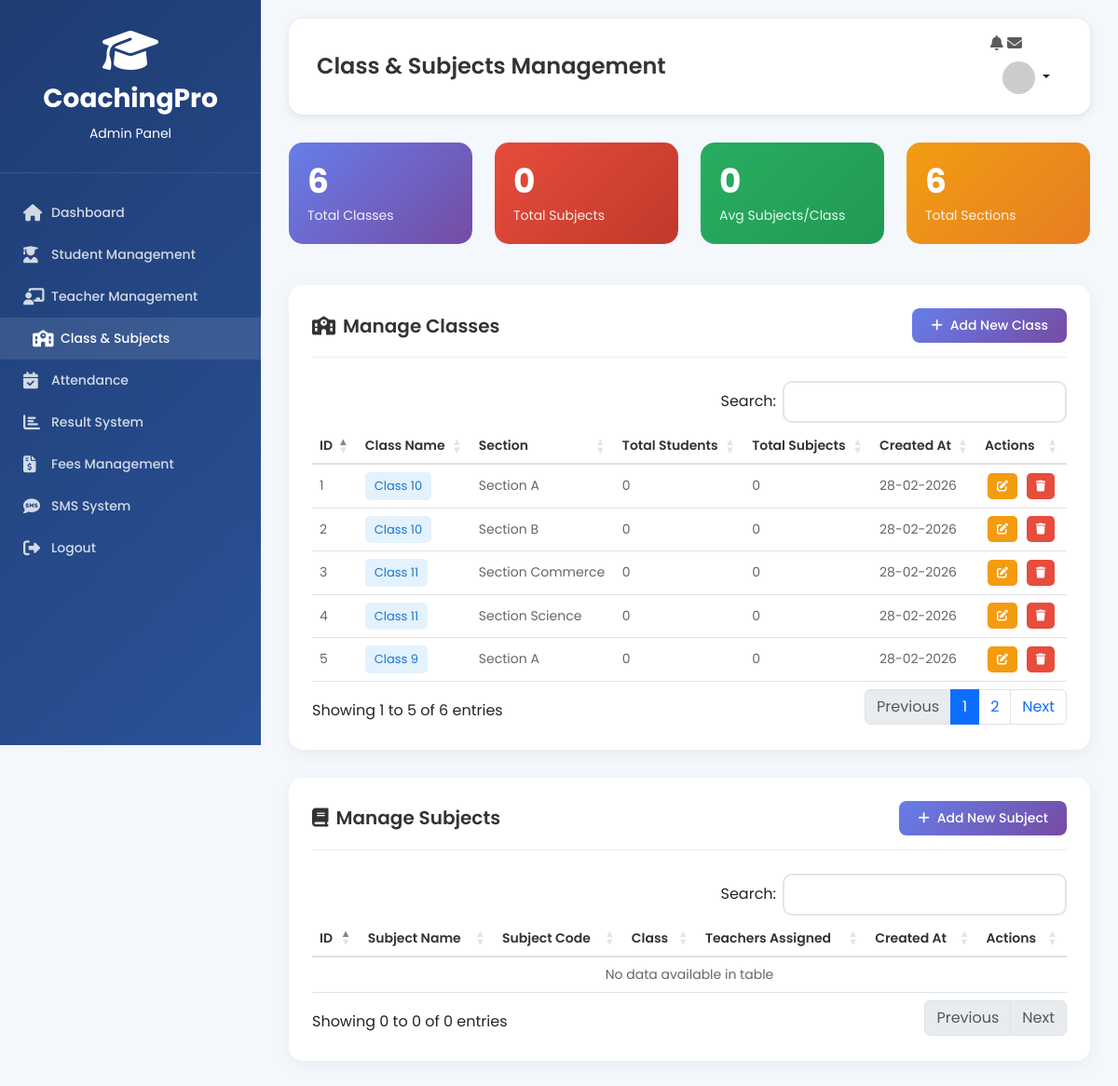
/admin/class-management.php (signed in), run on the app's committed database.
### tables this page shows
CREATE TABLE classes (
    id INT PRIMARY KEY AUTO_INCREMENT,
    class_name VARCHAR(50) NOT NULL,
    section VARCHAR(10),
    created_at TIMESTAMP DEFAULT CURRENT_TIMESTAMP
);

### admin/class-management.php (the view, shortened to what this page needs)
<?php
require_once '../includes/db.php';
$classes = mysqli_query($conn, "SELECT * FROM classes ORDER BY class_name, section");
$subjects = mysqli_query($conn, "SELECT s.*, c.class_name
                                 FROM subjects s
                                 JOIN classes c ON s.class_id = c.id
                                 ORDER BY c.class_name, s.subject_name");
?>
<!DOCTYPE html>
<html lang="en">
<head>
    <link href="https://cdn.jsdelivr.net/npm/bootstrap@5.3.0/dist/css/bootstrap.min.css" rel="stylesheet">
    <link rel="stylesheet" href="https://cdnjs.cloudflare.com/ajax/libs/font-awesome/6.4.0/css/all.min.css">
    <link rel="stylesheet" href="https://cdn.datatables.net/1.13.4/css/dataTables.bootstrap5.min.css">
</head>
<body>
    <div class="wrapper">
        <div class="sidebar">
            <div class="sidebar-header">
                <i class="fas fa-graduation-cap fa-3x"></i>
                <h3>CoachingPro</h3>
                <small>Admin Panel</small>
            </div>
            <div class="sidebar-menu">
                <a href="dashboard.php" class="menu-item">
                    <i class="fas fa-home"></i>
                    <span>Dashboard</span>
                </a>
                <a href="student-management.php" class="menu-item">
                    <i class="fas fa-user-graduate"></i>
                    <span>Student Management</span>
                </a>
                <a href="teacher-management.php" class="menu-item">
                    <i class="fas fa-chalkboard-teacher"></i>
                    <span>Teacher Management</span>
                </a>
                <a href="class-management.php" class="menu-item active">
                    <i class="fas fa-school"></i>
                    <span>Class & Subjects</span>
                </a>
                <a href="attendance.php" class="menu-item">
                    <i class="fas fa-calendar-check"></i>
                    <span>Attendance</span>
                </a>
                <a href="result-system.php" class="menu-item">
                    <i class="fas fa-chart-bar"></i>
                    <span>Result System</span>
                </a>
                <a href="fees-management.php" class="menu-item">
                    <i class="fas fa-file-invoice-dollar"></i>
                    <span>Fees Management</span>
                </a>
                <a href="sms-system.php" class="menu-item">
                    <i class="fas fa-sms"></i>
                    <span>SMS System</span>
                </a>
                <a href="logout.php" class="menu-item">
                    <i class="fas fa-sign-out-alt"></i>
                    <span>Logout</span>
                </a>
            </div>
        </div>
        <div class="main-content">
            <div class="top-navbar">
                <div class="page-title">
                    <h4>Class & Subjects Management</h4>
                </div>
                <div class="user-info">
                    <i class="fas fa-bell text-muted"></i>
                    <i class="fas fa-envelope text-muted"></i>
                    <div class="dropdown">
                        <button class="btn dropdown-toggle" type="button" data-bs-toggle="dropdown">
                            <img src="https://ui-avatars.com/api/?name=<?php echo $_SESSION['display_name']; ?>&background=2a5298&color=fff" alt="User" style="width: 35px; height: 35px; border-radius: 50%;">
                        </button>
                    </div>
                </div>
            </div>
            <div class="row mb-4">
                <div class="col-md-3">
                    <div class="stats-card">
                        <h2><?php echo mysqli_num_rows($classes); ?></h2>
                        <p>Total Classes</p>
                    </div>
                </div>
                <div class="col-md-3">
                    <div class="stats-card" style="background: linear-gradient(135deg, #e74c3c, #c0392b);">
                        <h2><?php echo mysqli_num_rows($subjects); ?></h2>
                        <p>Total Subjects</p>
                    </div>
                </div>
                <div class="col-md-3">
                    <div class="stats-card" style="background: linear-gradient(135deg, #27ae60, #229954);">
                        <?php
                        $avg_subjects = mysqli_query($conn, "SELECT AVG(subject_count) as avg FROM
                                                              (SELECT class_id, COUNT(*) as subject_count
                                                               FROM subjects GROUP BY class_id) as t");
                        $avg = mysqli_fetch_assoc($avg_subjects);
                        ?>
                        <h2><?php echo round($avg['avg'] ?? 0); ?></h2>
                        <p>Avg Subjects/Class</p>
                    </div>
                </div>
                <div class="col-md-3">
                    <div class="stats-card" style="background: linear-gradient(135deg, #f39c12, #e67e22);">
                        <?php
                        $total_sections = mysqli_query($conn, "SELECT COUNT(DISTINCT CONCAT(class_name, section)) as total FROM classes");
                        $sections = mysqli_fetch_assoc($total_sections);
                        ?>
                        <h2><?php echo $sections['total']; ?></h2>
                        <p>Total Sections</p>
                    </div>
                </div>
            </div>
            <div class="content-card">
                <div class="card-header">
                    <h5><i class="fas fa-school me-2"></i>Manage Classes</h5>
                    <button class="btn btn-add" onclick="openClassModal()">
                        <i class="fas fa-plus me-2"></i>Add New Class
                    </button>
                </div>
                <div class="table-responsive">
                    <table class="table table-hover" id="classesTable">
                        <thead>
                            <tr>
                                <th>ID</th>
                                <th>Class Name</th>
                                <th>Section</th>
                                <th>Total Students</th>
                                <th>Total Subjects</th>
                                <th>Created At</th>
                                <th>Actions</th>
                            </tr>
                        </thead>
                        <tbody>
                            <?php
                            mysqli_data_seek($classes, 0);
                            $sno = 1;
                            while($class = mysqli_fetch_assoc($classes)):
                                $student_count = mysqli_query($conn, "SELECT COUNT(*) as total FROM students WHERE class_id = {$class['id']}");
                                $students = mysqli_fetch_assoc($student_count);
                                $subject_count = mysqli_query($conn, "SELECT COUNT(*) as total FROM subjects WHERE class_id = {$class['id']}");
                                $subjects_count = mysqli_fetch_assoc($subject_count);
                            ?>
                            <tr>
                                <td><?php echo $sno++; ?></td>
                                <td><span class="class-badge"><?php echo $class['class_name']; ?></span></td>
                                <td>Section <?php echo $class['section']; ?></td>
                                <td><?php echo $students['total']; ?></td>
                                <td><?php echo $subjects_count['total']; ?></td>
                                <td><?php echo date('d-m-Y', strtotime($class['created_at'])); ?></td>
                                <td>
                                    <a href="javascript:void(0)" onclick="editClass(<?php echo $class['id']; ?>, '<?php echo $class['class_name']; ?>', '<?php echo $class['section']; ?>')"
                                       class="action-btn btn-edit" title="Edit">
                                        <i class="fas fa-edit"></i>
                                    </a>
                                    <a href="?delete_class=<?php echo $class['id']; ?>"
                                       class="action-btn btn-delete" title="Delete"
                                       onclick="return confirm('Are you sure you want to delete this class?\nThis will affect all related data!')">
                                        <i class="fas fa-trash"></i>
                                    </a>
                                </td>
                            </tr>
                            <?php endwhile; ?>
                        </tbody>
                    </table>
                </div>
            </div>
            <div class="content-card">
                <div class="card-header">
                    <h5><i class="fas fa-book me-2"></i>Manage Subjects</h5>
                    <button class="btn btn-add" onclick="openSubjectModal()">
                        <i class="fas fa-plus me-2"></i>Add New Subject
                    </button>
                </div>
                <div class="table-responsive">
                    <table class="table table-hover" id="subjectsTable">
                        <thead>
                            <tr>
                                <th>ID</th>
                                <th>Subject Name</th>
                                <th>Subject Code</th>
                                <th>Class</th>
                                <th>Teachers Assigned</th>
                                <th>Created At</th>
                                <th>Actions</th>
                            </tr>
                        </thead>
                        <tbody>
                        </tbody>
                    </table>
                </div>
            </div>
        </div>
    </div>
</body>
</html>

### admin/class-management.php (style rules this page uses)
* { margin: 0; padding: 0; box-sizing: border-box; }
body { font-family: 'Poppins', sans-serif; background: #f4f7fc; }
.wrapper { display: flex; }
.sidebar { width: 280px; background: linear-gradient(135deg, #1e3c72, #2a5298); min-height: 100vh; color: white; position: fixed; transition: all 0.3s; }
.sidebar-header { padding: 30px 20px; text-align: center; border-bottom: 1px solid rgba(255,255,255,0.1); }
.sidebar-header h3 { font-weight: 700; margin-top: 10px; }
.sidebar-menu { padding: 20px 0; }
.menu-item { padding: 12px 25px; color: rgba(255,255,255,0.8); display: flex; align-items: center; transition: all 0.3s; cursor: pointer; text-decoration: none; }
.menu-item:hover, .menu-item.active { background: rgba(255,255,255,0.1); color: white; padding-left: 35px; }
.menu-item i { width: 30px; font-size: 18px; }
.menu-item span { font-size: 14px; font-weight: 500; }
.main-content { flex: 1; margin-left: 280px; padding: 20px 30px; }
.top-navbar { background: white; padding: 15px 30px; border-radius: 15px; box-shadow: 0 2px 10px rgba(0,0,0,0.1); margin-bottom: 30px; display: flex; justify-content: space-between; align-items: center; }
.page-title h4 { margin: 0; font-weight: 600; color: #333; }
.content-card { background: white; border-radius: 15px; box-shadow: 0 5px 20px rgba(0,0,0,0.05); padding: 25px; margin-bottom: 30px; }
.card-header { display: flex; justify-content: space-between; align-items: center; margin-bottom: 25px; border-bottom: 1px solid #eee; padding-bottom: 15px; }
.card-header h5 { margin: 0; font-weight: 600; color: #333; }
.btn-add { background: linear-gradient(135deg, #667eea, #764ba2); color: white; border: none; padding: 8px 20px; border-radius: 8px; font-weight: 500; font-size: 14px; transition: all 0.3s; }
.table { margin-bottom: 0; }
.table thead th { border-bottom: 2px solid #e0e0e0; color: #333; font-weight: 600; font-size: 14px; }
.table tbody td { vertical-align: middle; color: #666; font-size: 14px; }
.action-btn { padding: 5px 10px; border-radius: 5px; margin: 0 3px; color: white; font-size: 12px; transition: all 0.3s; display: inline-block; text-decoration: none; }
.btn-edit { background: #f39c12; }
.btn-delete { background: #e74c3c; }
.class-badge { background: #e3f2fd; color: #1976d2; padding: 5px 10px; border-radius: 5px; font-size: 13px; display: inline-block; }
.stats-card { background: linear-gradient(135deg, #667eea, #764ba2); color: white; padding: 20px; border-radius: 15px; margin-bottom: 20px; }
.stats-card h2 { font-size: 36px; font-weight: 700; margin-bottom: 5px; }
.stats-card p { margin: 0; opacity: 0.9; font-size: 14px; }

### data on the page
classes: class_name "Class 10", section "A", total "0", created_at "28-02-2026"
classes: class_name "Class 10", section "B", total "0", created_at "28-02-2026"
classes: class_name "Class 11", section "Commerce", total "0", created_at "28-02-2026"
classes: class_name "Class 11", section "Science", total "0", created_at "28-02-2026"
classes: class_name "Class 9", section "A", total "0", created_at "28-02-2026"

### other printed values
mysqli_num_rows($classes) "6"
mysqli_num_rows($subjects) "0"
$avg['avg'] "0"
$sections['total'] "6"
